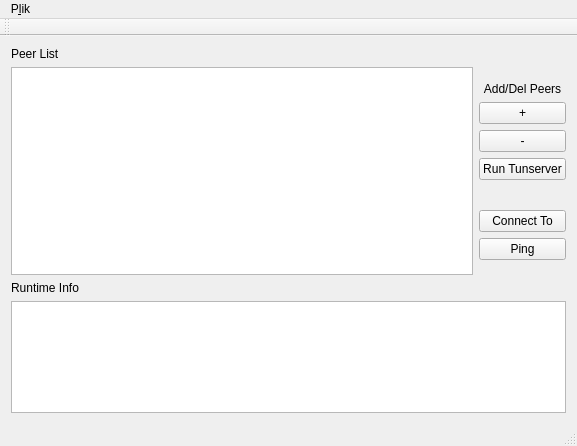
<?xml version="1.0" encoding="UTF-8"?>
<ui version="4.0">
 <class>MainWindow</class>
 <widget class="QMainWindow" name="MainWindow">
  <property name="geometry">
   <rect>
    <x>0</x>
    <y>0</y>
    <width>577</width>
    <height>446</height>
   </rect>
  </property>
  <property name="windowTitle">
   <string>MainWindow</string>
  </property>
  <widget class="QWidget" name="centralWidget">
   <layout class="QHBoxLayout" name="horizontalLayout_2">
    <item>
     <layout class="QVBoxLayout" name="verticalLayout_3">
      <item>
       <widget class="QLabel" name="label">
        <property name="text">
         <string>Peer List</string>
        </property>
       </widget>
      </item>
      <item>
       <layout class="QHBoxLayout" name="horizontalLayout">
        <item>
         <widget class="QListWidget" name="peerListWidget"/>
        </item>
        <item>
         <layout class="QVBoxLayout" name="verticalLayout_2">
          <item>
           <spacer name="verticalSpacer">
            <property name="orientation">
             <enum>Qt::Vertical</enum>
            </property>
            <property name="sizeHint" stdset="0">
             <size>
              <width>20</width>
              <height>40</height>
             </size>
            </property>
           </spacer>
          </item>
          <item>
           <widget class="QLabel" name="peer_manage">
            <property name="text">
             <string>Add/Del Peers</string>
            </property>
            <property name="textFormat">
             <enum>Qt::AutoText</enum>
            </property>
            <property name="alignment">
             <set>Qt::AlignCenter</set>
            </property>
           </widget>
          </item>
          <item>
           <layout class="QVBoxLayout" name="verticalLayout">
            <item>
             <widget class="QPushButton" name="plusButton">
              <property name="text">
               <string>+</string>
              </property>
             </widget>
            </item>
            <item>
             <widget class="QPushButton" name="minusButton">
              <property name="text">
               <string>-</string>
              </property>
             </widget>
            </item>
           </layout>
          </item>
          <item>
           <spacer name="verticalSpacer_4">
            <property name="orientation">
             <enum>Qt::Vertical</enum>
            </property>
            <property name="sizeType">
             <enum>QSizePolicy::Maximum</enum>
            </property>
            <property name="sizeHint" stdset="0">
             <size>
              <width>20</width>
              <height>5</height>
             </size>
            </property>
           </spacer>
          </item>
          <item>
           <widget class="QPushButton" name="run_tunserver">
            <property name="text">
             <string>Run Tunserver</string>
            </property>
           </widget>
          </item>
          <item>
           <spacer name="verticalSpacer_3">
            <property name="orientation">
             <enum>Qt::Vertical</enum>
            </property>
            <property name="sizeType">
             <enum>QSizePolicy::Maximum</enum>
            </property>
            <property name="sizeHint" stdset="0">
             <size>
              <width>20</width>
              <height>50</height>
             </size>
            </property>
           </spacer>
          </item>
          <item>
           <widget class="QPushButton" name="connectButton">
            <property name="text">
             <string>Connect To</string>
            </property>
           </widget>
          </item>
          <item>
           <widget class="QPushButton" name="ping">
            <property name="text">
             <string>Ping</string>
            </property>
           </widget>
          </item>
          <item>
           <spacer name="verticalSpacer_2">
            <property name="orientation">
             <enum>Qt::Vertical</enum>
            </property>
            <property name="sizeHint" stdset="0">
             <size>
              <width>20</width>
              <height>40</height>
             </size>
            </property>
           </spacer>
          </item>
         </layout>
        </item>
       </layout>
      </item>
      <item>
       <spacer name="verticalSpacer_5">
        <property name="orientation">
         <enum>Qt::Vertical</enum>
        </property>
        <property name="sizeType">
         <enum>QSizePolicy::Maximum</enum>
        </property>
        <property name="sizeHint" stdset="0">
         <size>
          <width>20</width>
          <height>10</height>
         </size>
        </property>
       </spacer>
      </item>
      <item>
       <widget class="QLabel" name="label_2">
        <property name="text">
         <string>Runtime Info</string>
        </property>
       </widget>
      </item>
      <item>
       <widget class="QListWidget" name="debugWidget"/>
      </item>
     </layout>
    </item>
   </layout>
  </widget>
  <widget class="QMenuBar" name="menuBar">
   <property name="geometry">
    <rect>
     <x>0</x>
     <y>0</y>
     <width>577</width>
     <height>19</height>
    </rect>
   </property>
   <widget class="QMenu" name="menu_Plik">
    <property name="title">
     <string>P&amp;lik</string>
    </property>
    <addaction name="actionDebug"/>
   </widget>
   <addaction name="menu_Plik"/>
  </widget>
  <widget class="QToolBar" name="mainToolBar">
   <attribute name="toolBarArea">
    <enum>TopToolBarArea</enum>
   </attribute>
   <attribute name="toolBarBreak">
    <bool>false</bool>
   </attribute>
  </widget>
  <widget class="QStatusBar" name="statusBar"/>
  <action name="actionDebug">
   <property name="text">
    <string>&amp;Debug</string>
   </property>
  </action>
 </widget>
 <layoutdefault spacing="6" margin="11"/>
 <resources/>
 <connections/>
</ui>
